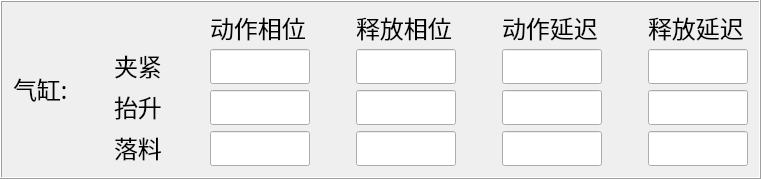
          <widget class="QFrame" name="frame_4">
           <property name="frameShape">
            <enum>QFrame::Box</enum>
           </property>
           <property name="frameShadow">
            <enum>QFrame::Raised</enum>
           </property>
           <layout class="QHBoxLayout" name="horizontalLayout_18">
            <item>
             <layout class="QHBoxLayout" name="horizontalLayout_12">
              <item>
               <widget class="QLabel" name="label_26">
                <property name="sizePolicy">
                 <sizepolicy hsizetype="Fixed" vsizetype="Fixed">
                  <horstretch>0</horstretch>
                  <verstretch>0</verstretch>
                 </sizepolicy>
                </property>
                <property name="minimumSize">
                 <size>
                  <width>55</width>
                  <height>30</height>
                 </size>
                </property>
                <property name="maximumSize">
                 <size>
                  <width>55</width>
                  <height>30</height>
                 </size>
                </property>
                <property name="font">
                 <font>
                  <family>幼圆</family>
                  <pointsize>18</pointsize>
                  <weight>50</weight>
                  <italic>false</italic>
                  <bold>false</bold>
                 </font>
                </property>
                <property name="styleSheet">
                 <string notr="true">font: 18pt &quot;幼圆&quot;;</string>
                </property>
                <property name="text">
                 <string>气缸:</string>
                </property>
               </widget>
              </item>
              <item>
               <spacer name="horizontalSpacer_9">
                <property name="orientation">
                 <enum>Qt::Horizontal</enum>
                </property>
                <property name="sizeHint" stdset="0">
                 <size>
                  <width>40</width>
                  <height>20</height>
                 </size>
                </property>
               </spacer>
              </item>
              <item>
               <layout class="QGridLayout" name="gridLayout_5">
                <item row="0" column="0">
                 <spacer name="horizontalSpacer_6">
                  <property name="orientation">
                   <enum>Qt::Horizontal</enum>
                  </property>
                  <property name="sizeType">
                   <enum>QSizePolicy::Fixed</enum>
                  </property>
                  <property name="sizeHint" stdset="0">
                   <size>
                    <width>20</width>
                    <height>20</height>
                   </size>
                  </property>
                 </spacer>
                </item>
                <item row="0" column="6">
                 <widget class="QLabel" name="label_14">
                  <property name="sizePolicy">
                   <sizepolicy hsizetype="Fixed" vsizetype="Fixed">
                    <horstretch>0</horstretch>
                    <verstretch>0</verstretch>
                   </sizepolicy>
                  </property>
                  <property name="minimumSize">
                   <size>
                    <width>100</width>
                    <height>30</height>
                   </size>
                  </property>
                  <property name="maximumSize">
                   <size>
                    <width>100</width>
                    <height>30</height>
                   </size>
                  </property>
                  <property name="font">
                   <font>
                    <family>幼圆</family>
                    <pointsize>18</pointsize>
                    <weight>50</weight>
                    <italic>false</italic>
                    <bold>false</bold>
                   </font>
                  </property>
                  <property name="styleSheet">
                   <string notr="true">font: 18pt &quot;幼圆&quot;;</string>
                  </property>
                  <property name="text">
                   <string>动作延迟</string>
                  </property>
                 </widget>
                </item>
                <item row="1" column="3">
                 <spacer name="horizontalSpacer_15">
                  <property name="orientation">
                   <enum>Qt::Horizontal</enum>
                  </property>
                  <property name="sizeHint" stdset="0">
                   <size>
                    <width>40</width>
                    <height>20</height>
                   </size>
                  </property>
                 </spacer>
                </item>
                <item row="2" column="6">
                 <widget class="QLineEdit" name="lE_tUp1">
                  <property name="minimumSize">
                   <size>
                    <width>100</width>
                    <height>35</height>
                   </size>
                  </property>
                  <property name="maximumSize">
                   <size>
                    <width>100</width>
                    <height>35</height>
                   </size>
                  </property>
                  <property name="styleSheet">
                   <string notr="true">font: 18pt &quot;幼圆&quot;;</string>
                  </property>
                 </widget>
                </item>
                <item row="1" column="2">
                 <widget class="QLineEdit" name="lE_ClipPhase1">
                  <property name="minimumSize">
                   <size>
                    <width>100</width>
                    <height>35</height>
                   </size>
                  </property>
                  <property name="maximumSize">
                   <size>
                    <width>100</width>
                    <height>35</height>
                   </size>
                  </property>
                  <property name="styleSheet">
                   <string notr="true">font: 18pt &quot;幼圆&quot;;</string>
                  </property>
                 </widget>
                </item>
                <item row="1" column="1">
                 <spacer name="horizontalSpacer_10">
                  <property name="orientation">
                   <enum>Qt::Horizontal</enum>
                  </property>
                  <property name="sizeHint" stdset="0">
                   <size>
                    <width>40</width>
                    <height>20</height>
                   </size>
                  </property>
                 </spacer>
                </item>
                <item row="1" column="8">
                 <widget class="QLineEdit" name="lE_tClip2">
                  <property name="minimumSize">
                   <size>
                    <width>100</width>
                    <height>35</height>
                   </size>
                  </property>
                  <property name="maximumSize">
                   <size>
                    <width>100</width>
                    <height>35</height>
                   </size>
                  </property>
                  <property name="styleSheet">
                   <string notr="true">font: 18pt &quot;幼圆&quot;;</string>
                  </property>
                 </widget>
                </item>
                <item row="3" column="8">
                 <widget class="QLineEdit" name="lE_tDrop2">
                  <property name="minimumSize">
                   <size>
                    <width>100</width>
                    <height>35</height>
                   </size>
                  </property>
                  <property name="maximumSize">
                   <size>
                    <width>100</width>
                    <height>35</height>
                   </size>
                  </property>
                  <property name="styleSheet">
                   <string notr="true">font: 18pt &quot;幼圆&quot;;</string>
                  </property>
                 </widget>
                </item>
                <item row="2" column="2">
                 <widget class="QLineEdit" name="lE_UpPhase1">
                  <property name="minimumSize">
                   <size>
                    <width>100</width>
                    <height>35</height>
                   </size>
                  </property>
                  <property name="maximumSize">
                   <size>
                    <width>100</width>
                    <height>35</height>
                   </size>
                  </property>
                  <property name="styleSheet">
                   <string notr="true">font: 18pt &quot;幼圆&quot;;</string>
                  </property>
                 </widget>
                </item>
                <item row="0" column="2">
                 <widget class="QLabel" name="label_12">
                  <property name="sizePolicy">
                   <sizepolicy hsizetype="Fixed" vsizetype="Fixed">
                    <horstretch>0</horstretch>
                    <verstretch>0</verstretch>
                   </sizepolicy>
                  </property>
                  <property name="minimumSize">
                   <size>
                    <width>100</width>
                    <height>30</height>
                   </size>
                  </property>
                  <property name="maximumSize">
                   <size>
                    <width>100</width>
                    <height>30</height>
                   </size>
                  </property>
                  <property name="font">
                   <font>
                    <family>幼圆</family>
                    <pointsize>18</pointsize>
                    <weight>50</weight>
                    <italic>false</italic>
                    <bold>false</bold>
                   </font>
                  </property>
                  <property name="styleSheet">
                   <string notr="true">font: 18pt &quot;幼圆&quot;;</string>
                  </property>
                  <property name="text">
                   <string>动作相位</string>
                  </property>
                 </widget>
                </item>
                <item row="3" column="4">
                 <widget class="QLineEdit" name="lE_DropPhase2">
                  <property name="minimumSize">
                   <size>
                    <width>100</width>
                    <height>35</height>
                   </size>
                  </property>
                  <property name="maximumSize">
                   <size>
                    <width>100</width>
                    <height>35</height>
                   </size>
                  </property>
                  <property name="styleSheet">
                   <string notr="true">font: 18pt &quot;幼圆&quot;;</string>
                  </property>
                 </widget>
                </item>
                <item row="0" column="8">
                 <widget class="QLabel" name="label_17">
                  <property name="sizePolicy">
                   <sizepolicy hsizetype="Fixed" vsizetype="Fixed">
                    <horstretch>0</horstretch>
                    <verstretch>0</verstretch>
                   </sizepolicy>
                  </property>
                  <property name="minimumSize">
                   <size>
                    <width>100</width>
                    <height>30</height>
                   </size>
                  </property>
                  <property name="maximumSize">
                   <size>
                    <width>100</width>
                    <height>30</height>
                   </size>
                  </property>
                  <property name="font">
                   <font>
                    <family>幼圆</family>
                    <pointsize>18</pointsize>
                    <weight>50</weight>
                    <italic>false</italic>
                    <bold>false</bold>
                   </font>
                  </property>
                  <property name="styleSheet">
                   <string notr="true">font: 18pt &quot;幼圆&quot;;</string>
                  </property>
                  <property name="text">
                   <string>释放延迟</string>
                  </property>
                 </widget>
                </item>
                <item row="1" column="4">
                 <widget class="QLineEdit" name="lE_ClipPhase2">
                  <property name="minimumSize">
                   <size>
                    <width>100</width>
                    <height>35</height>
                   </size>
                  </property>
                  <property name="maximumSize">
                   <size>
                    <width>100</width>
                    <height>35</height>
                   </size>
                  </property>
                  <property name="styleSheet">
                   <string notr="true">font: 18pt &quot;幼圆&quot;;</string>
                  </property>
                 </widget>
                </item>
                <item row="3" column="6">
                 <widget class="QLineEdit" name="lE_tDrop1">
                  <property name="minimumSize">
                   <size>
                    <width>100</width>
                    <height>35</height>
                   </size>
                  </property>
                  <property name="maximumSize">
                   <size>
                    <width>100</width>
                    <height>35</height>
                   </size>
                  </property>
                  <property name="styleSheet">
                   <string notr="true">font: 18pt &quot;幼圆&quot;;</string>
                  </property>
                 </widget>
                </item>
                <item row="1" column="0">
                 <widget class="QLabel" name="label_4">
                  <property name="sizePolicy">
                   <sizepolicy hsizetype="Fixed" vsizetype="Fixed">
                    <horstretch>0</horstretch>
                    <verstretch>0</verstretch>
                   </sizepolicy>
                  </property>
                  <property name="minimumSize">
                   <size>
                    <width>50</width>
                    <height>30</height>
                   </size>
                  </property>
                  <property name="maximumSize">
                   <size>
                    <width>50</width>
                    <height>30</height>
                   </size>
                  </property>
                  <property name="font">
                   <font>
                    <family>幼圆</family>
                    <pointsize>18</pointsize>
                    <weight>50</weight>
                    <italic>false</italic>
                    <bold>false</bold>
                   </font>
                  </property>
                  <property name="styleSheet">
                   <string notr="true">font: 18pt &quot;幼圆&quot;;</string>
                  </property>
                  <property name="text">
                   <string>夹紧</string>
                  </property>
                 </widget>
                </item>
                <item row="3" column="0">
                 <widget class="QLabel" name="label_5">
                  <property name="sizePolicy">
                   <sizepolicy hsizetype="Fixed" vsizetype="Fixed">
                    <horstretch>0</horstretch>
                    <verstretch>0</verstretch>
                   </sizepolicy>
                  </property>
                  <property name="minimumSize">
                   <size>
                    <width>50</width>
                    <height>30</height>
                   </size>
                  </property>
                  <property name="maximumSize">
                   <size>
                    <width>50</width>
                    <height>30</height>
                   </size>
                  </property>
                  <property name="font">
                   <font>
                    <family>幼圆</family>
                    <pointsize>18</pointsize>
                    <weight>50</weight>
                    <italic>false</italic>
                    <bold>false</bold>
                   </font>
                  </property>
                  <property name="styleSheet">
                   <string notr="true">font: 18pt &quot;幼圆&quot;;</string>
                  </property>
                  <property name="text">
                   <string>落料</string>
                  </property>
                 </widget>
                </item>
                <item row="1" column="6">
                 <widget class="QLineEdit" name="lE_tClip1">
                  <property name="minimumSize">
                   <size>
                    <width>100</width>
                    <height>35</height>
                   </size>
                  </property>
                  <property name="maximumSize">
                   <size>
                    <width>100</width>
                    <height>35</height>
                   </size>
                  </property>
                  <property name="styleSheet">
                   <string notr="true">font: 18pt &quot;幼圆&quot;;</string>
                  </property>
                 </widget>
                </item>
                <item row="2" column="0">
                 <widget class="QLabel" name="label_25">
                  <property name="sizePolicy">
                   <sizepolicy hsizetype="Fixed" vsizetype="Fixed">
                    <horstretch>0</horstretch>
                    <verstretch>0</verstretch>
                   </sizepolicy>
                  </property>
                  <property name="minimumSize">
                   <size>
                    <width>50</width>
                    <height>30</height>
                   </size>
                  </property>
                  <property name="maximumSize">
                   <size>
                    <width>50</width>
                    <height>30</height>
                   </size>
                  </property>
                  <property name="font">
                   <font>
                    <family>幼圆</family>
                    <pointsize>18</pointsize>
                    <weight>50</weight>
                    <italic>false</italic>
                    <bold>false</bold>
                   </font>
                  </property>
                  <property name="styleSheet">
                   <string notr="true">font: 18pt &quot;幼圆&quot;;</string>
                  </property>
                  <property name="text">
                   <string>抬升</string>
                  </property>
                 </widget>
                </item>
                <item row="0" column="4">
                 <widget class="QLabel" name="label_13">
                  <property name="sizePolicy">
                   <sizepolicy hsizetype="Fixed" vsizetype="Fixed">
                    <horstretch>0</horstretch>
                    <verstretch>0</verstretch>
                   </sizepolicy>
                  </property>
                  <property name="minimumSize">
                   <size>
                    <width>100</width>
                    <height>30</height>
                   </size>
                  </property>
                  <property name="maximumSize">
                   <size>
                    <width>100</width>
                    <height>30</height>
                   </size>
                  </property>
                  <property name="font">
                   <font>
                    <family>幼圆</family>
                    <pointsize>18</pointsize>
                    <weight>50</weight>
                    <italic>false</italic>
                    <bold>false</bold>
                   </font>
                  </property>
                  <property name="styleSheet">
                   <string notr="true">font: 18pt &quot;幼圆&quot;;</string>
                  </property>
                  <property name="text">
                   <string>释放相位</string>
                  </property>
                 </widget>
                </item>
                <item row="2" column="5">
                 <spacer name="horizontalSpacer_16">
                  <property name="orientation">
                   <enum>Qt::Horizontal</enum>
                  </property>
                  <property name="sizeHint" stdset="0">
                   <size>
                    <width>40</width>
                    <height>20</height>
                   </size>
                  </property>
                 </spacer>
                </item>
                <item row="2" column="4">
                 <widget class="QLineEdit" name="lE_UpPhase2">
                  <property name="minimumSize">
                   <size>
                    <width>100</width>
                    <height>35</height>
                   </size>
                  </property>
                  <property name="maximumSize">
                   <size>
                    <width>100</width>
                    <height>35</height>
                   </size>
                  </property>
                  <property name="styleSheet">
                   <string notr="true">font: 18pt &quot;幼圆&quot;;</string>
                  </property>
                 </widget>
                </item>
                <item row="3" column="2">
                 <widget class="QLineEdit" name="lE_DropPhase1">
                  <property name="minimumSize">
                   <size>
                    <width>100</width>
                    <height>35</height>
                   </size>
                  </property>
                  <property name="maximumSize">
                   <size>
                    <width>100</width>
                    <height>35</height>
                   </size>
                  </property>
                  <property name="styleSheet">
                   <string notr="true">font: 18pt &quot;幼圆&quot;;</string>
                  </property>
                 </widget>
                </item>
                <item row="2" column="8">
                 <widget class="QLineEdit" name="lE_tUp2">
                  <property name="minimumSize">
                   <size>
                    <width>100</width>
                    <height>35</height>
                   </size>
                  </property>
                  <property name="maximumSize">
                   <size>
                    <width>100</width>
                    <height>35</height>
                   </size>
                  </property>
                  <property name="styleSheet">
                   <string notr="true">font: 18pt &quot;幼圆&quot;;</string>
                  </property>
                 </widget>
                </item>
                <item row="2" column="7">
                 <spacer name="horizontalSpacer_17">
                  <property name="orientation">
                   <enum>Qt::Horizontal</enum>
                  </property>
                  <property name="sizeHint" stdset="0">
                   <size>
                    <width>40</width>
                    <height>20</height>
                   </size>
                  </property>
                 </spacer>
                </item>
               </layout>
              </item>
             </layout>
            </item>
           </layout>
          </widget>
